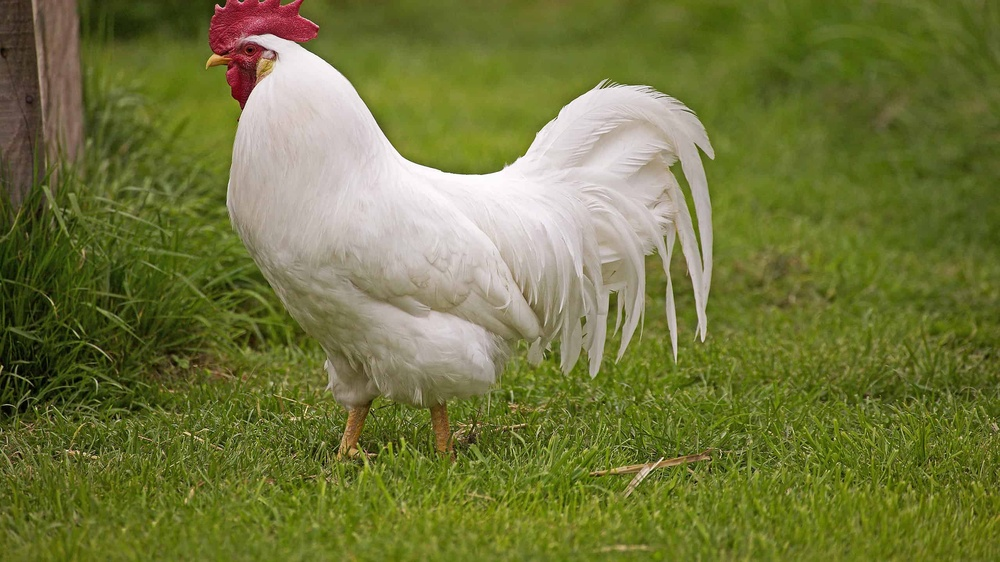
#> input picture Semestr V/Programowanie Zaawasowane II/PictureMachine/chicken4.jpg, 1000 x 562 px, shrunk from 2560 x 1439 before the run
$ python image_processing.py
#> lines starting #> are read from the running program, lines starting #| are printed output that depends on the picture
from hmac import new
import matplotlib.pyplot as plt
import cv2
import numpy as np


def show(title:str,val):
  cv2.imshow(title,val)
  cv2.waitKey(0)
  cv2.destroyAllWindows()
  pass

img = cv2.imread("./chicken4.jpg")
#> img is the input picture: shape (562, 1000, 3); mean B, G, R 60.7, 118.2, 113
print(img.shape)
#| (562, 1000, 3)
#cv2.imshow("kurczak",img)
blue = img[:,:,0]
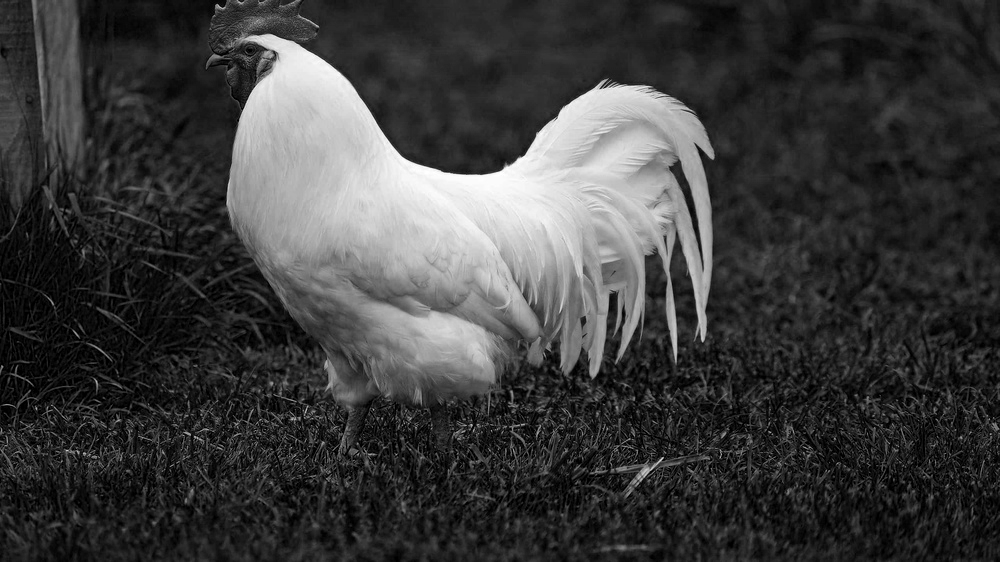
#> blue: shape (562, 1000); min 0, max 255, mean 60.7
green = img[:,:,1]
red = img[:,:,2]
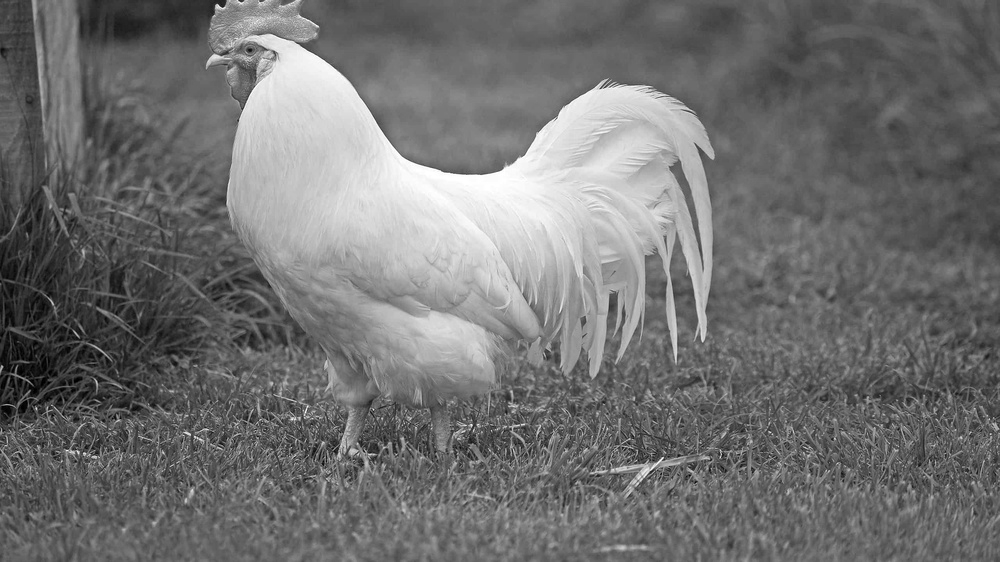
#> red: shape (562, 1000); min 0, max 255, mean 113

new_red = red.copy()
new_green = green.copy()
new_blue = blue.copy()

new_red[new_red<150] = 0
new_green[new_green<170] = 0
new_blue[new_blue<130] = 0
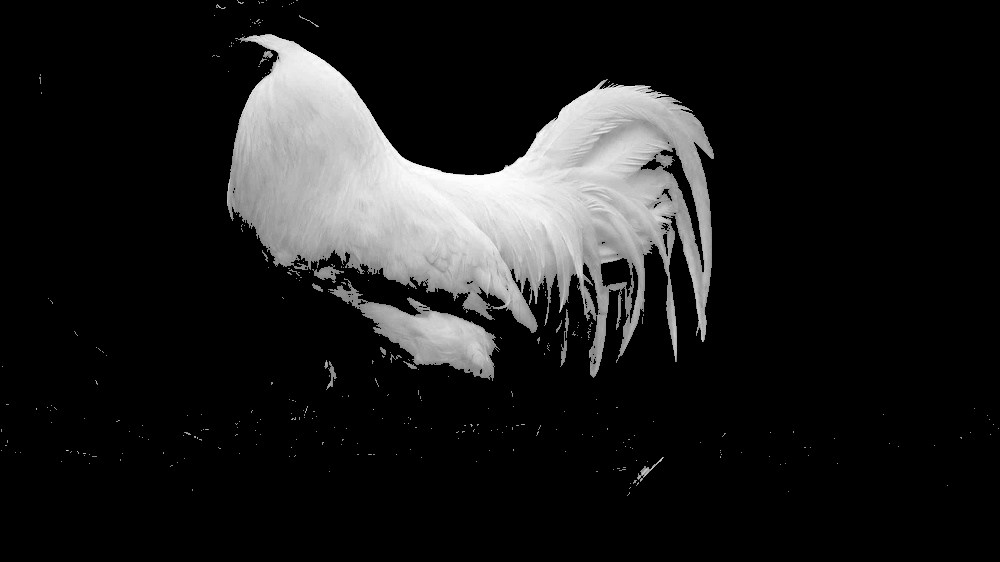
#> new_blue: shape (562, 1000); min 0, max 255, mean 29.3

print(red)
#> (printed output is left out)
# show("kurczak",new_red)
# show("kurczak",green)
# show("kurczak",blue)
show("kurczak",img)
img[:,:,2] = new_red
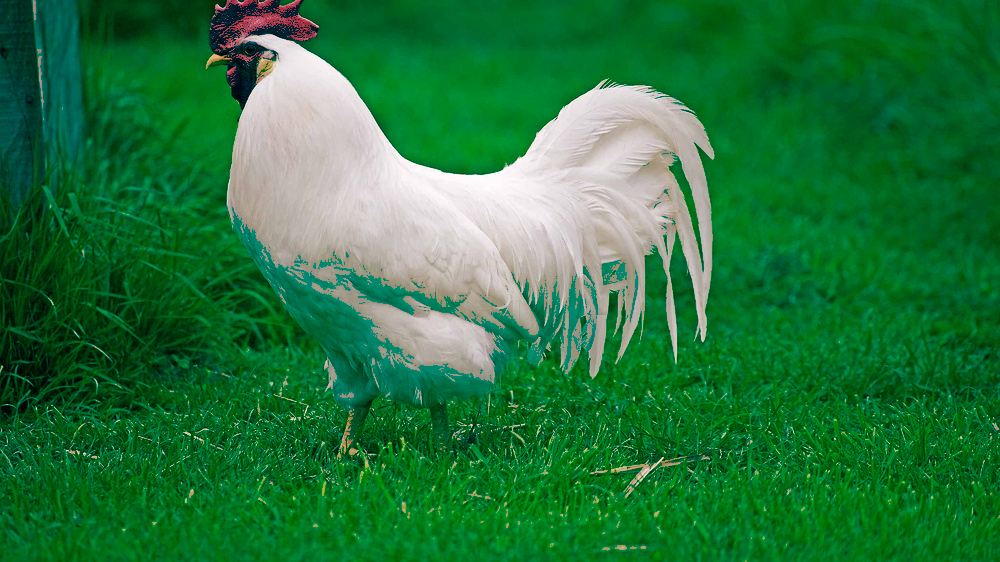
#> img: shape (562, 1000, 3); mean B, G, R 60.7, 118.2, 35.2
img[:,:,1] = new_green
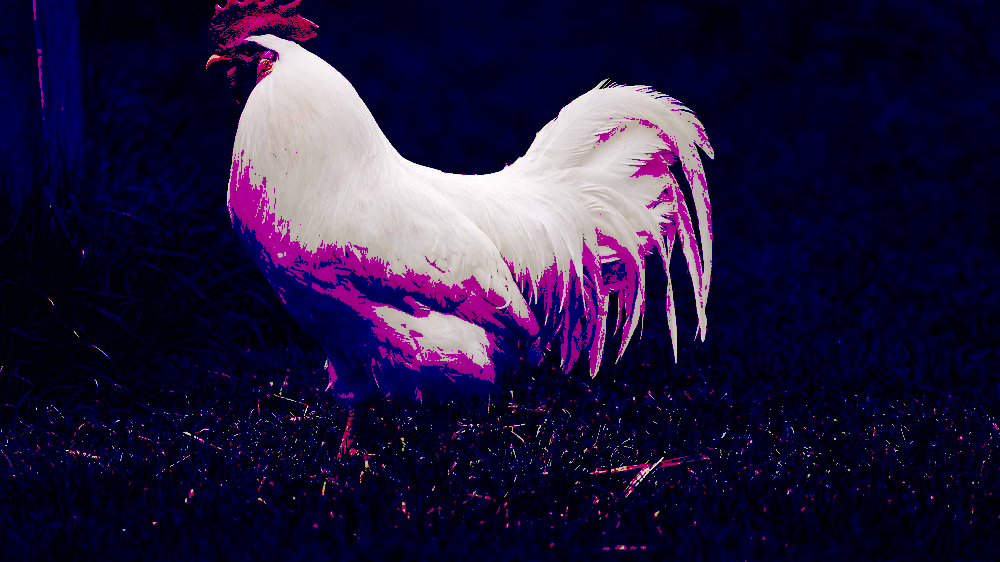
#> img: shape (562, 1000, 3); mean B, G, R 60.7, 26.1, 35.2
img[:,:,0] = new_blue
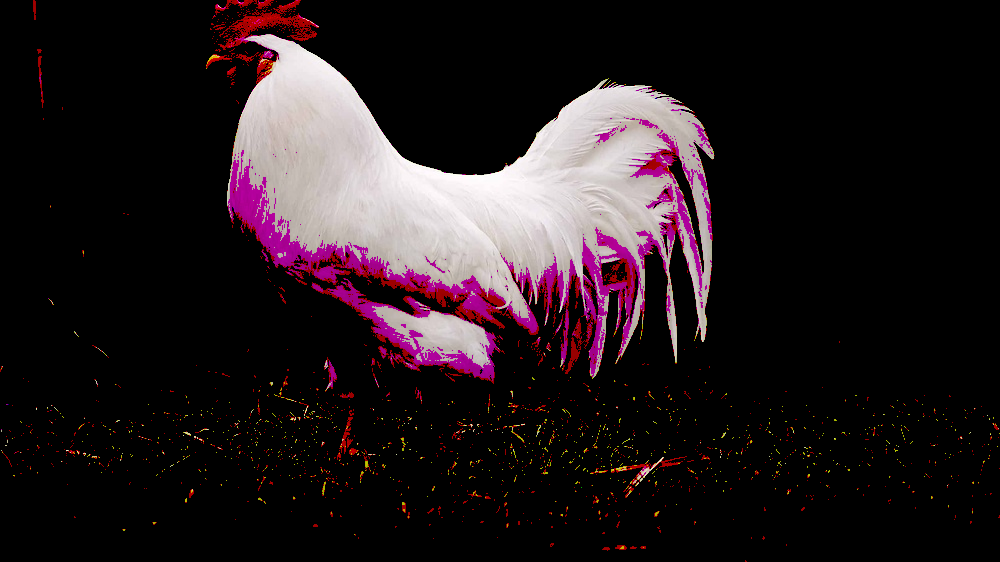
#> img: shape (562, 1000, 3); mean B, G, R 29.3, 26.1, 35.2
show("kurczak",img)
plt.plot(np.histogram(blue,bins=256,range=(0,255))[0],label="blue")
plt.plot(np.histogram(red,bins=256,range=(0,255))[0],label="red")
plt.plot(np.histogram(green,bins=256, range=(0,255))[0],label="green")
plt.legend()
plt.show()
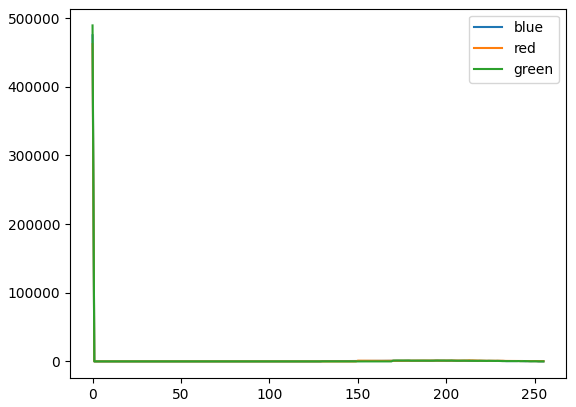
#> figure drawn by matplotlib, 1 panel; curve peaks at x = 0, y = 475088; curve peaks at x = 0, y = 462142; curve peaks at x = 0, y = 489471

$ run again, with Semestr V/Programowanie Zaawasowane II/PictureMachine/chicken1.jpg copied over Semestr V/Programowanie Zaawasowane II/PictureMachine/chicken4.jpg
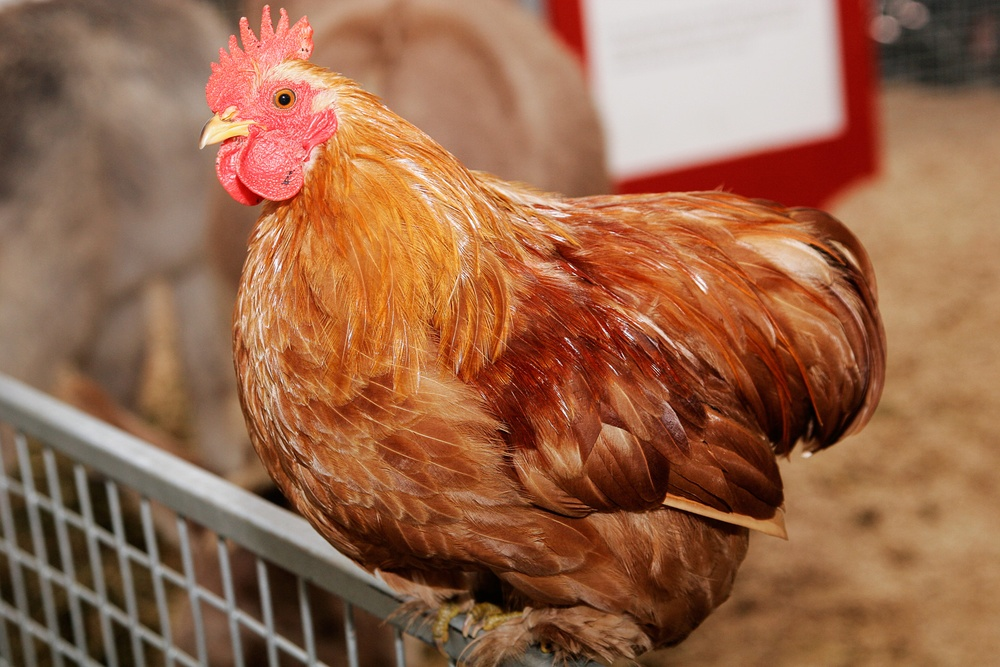
#> input picture Semestr V/Programowanie Zaawasowane II/PictureMachine/chicken1.jpg, 1000 x 667 px, shrunk from 1600 x 1067 before the run
#> img is the input picture: shape (667, 1000, 3); mean B, G, R 75.4, 103.9, 152.7
#| (667, 1000, 3)
#> (printed output is left out)
#> `img[:,:,0] = new_blue`:
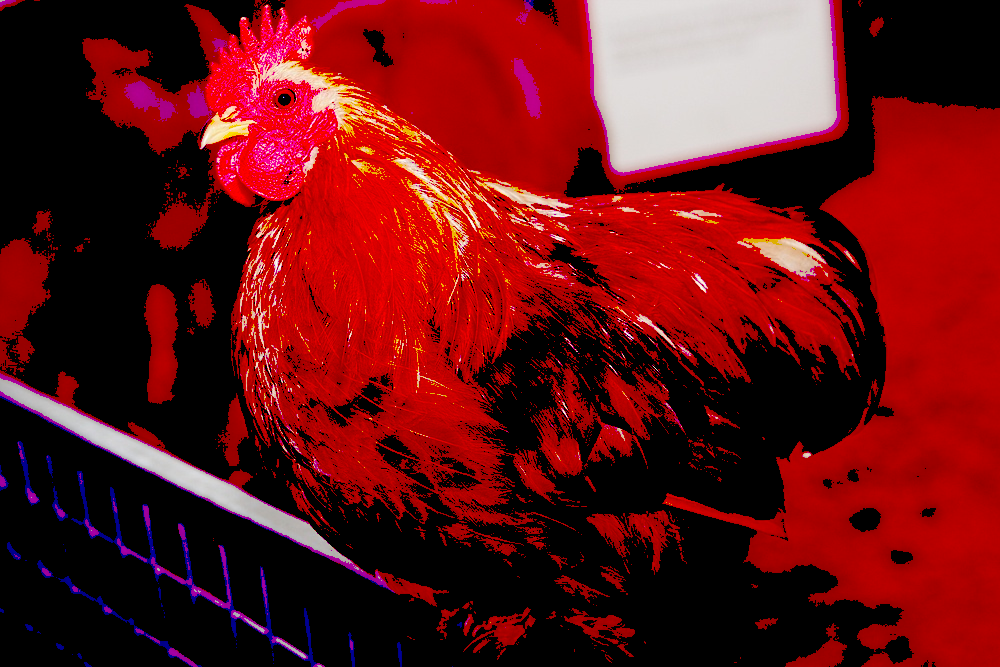
#> img: shape (667, 1000, 3); mean B, G, R 20.6, 18.3, 104.6
#> `plt.show()`:
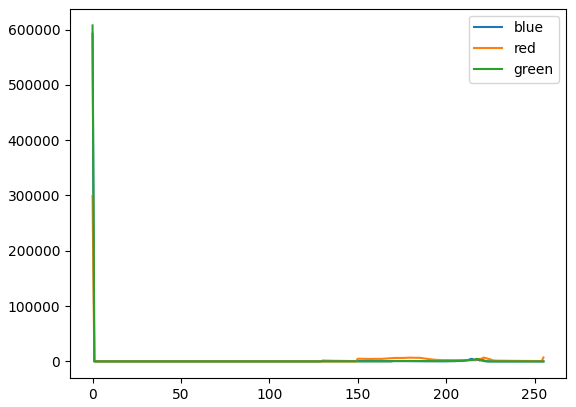
#> figure drawn by matplotlib, 1 panel; curve peaks at x = 0, y = 592459; curve peaks at x = 0, y = 298958; curve peaks at x = 0, y = 607467

$ run again, with Semestr V/Programowanie Zaawasowane II/PictureMachine/chicken2.jpg copied over Semestr V/Programowanie Zaawasowane II/PictureMachine/chicken4.jpg
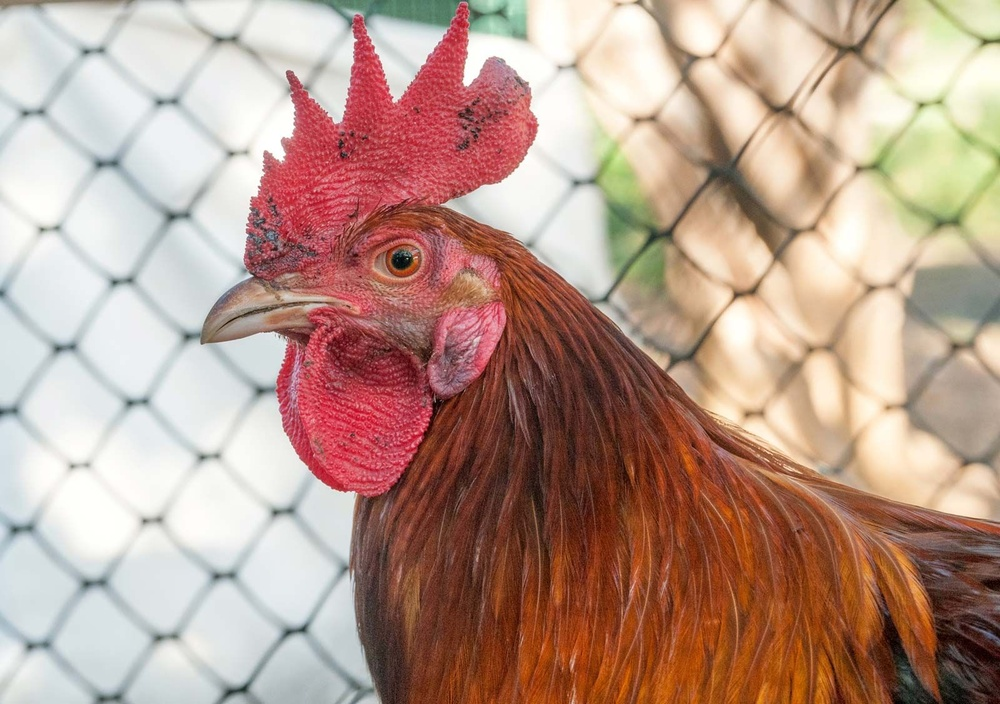
#> input picture Semestr V/Programowanie Zaawasowane II/PictureMachine/chicken2.jpg, 1000 x 704 px, shrunk from 1600 x 1127 before the run
#> img is the input picture: shape (704, 1000, 3); mean B, G, R 140.9, 155, 185.6
#| (704, 1000, 3)
#> (printed output is left out)
#> `img[:,:,0] = new_blue`:
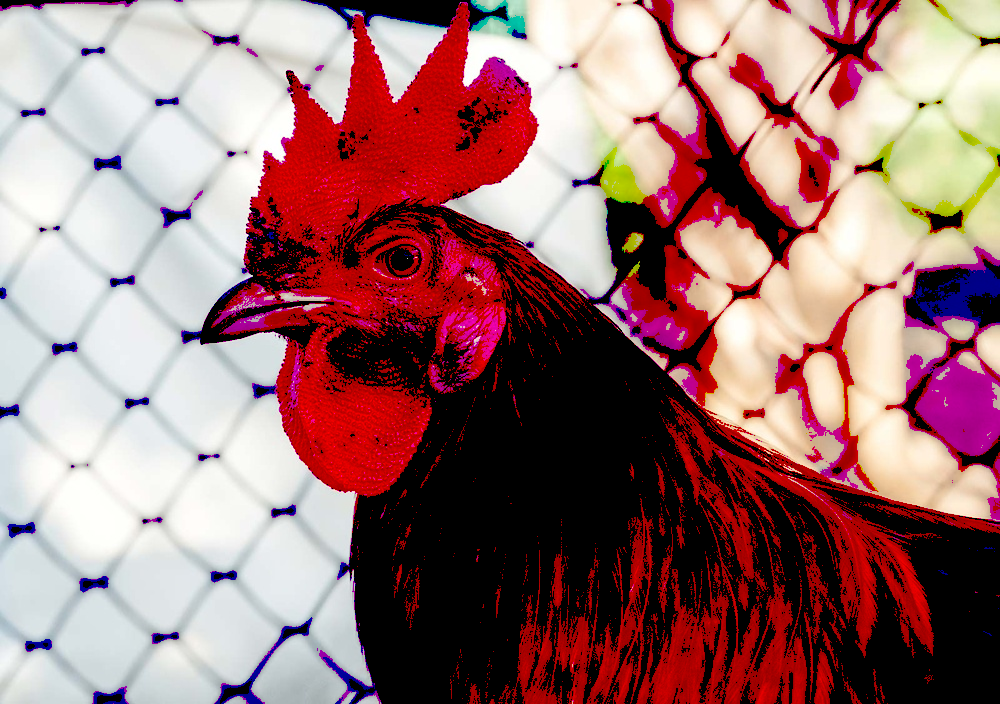
#> img: shape (704, 1000, 3); mean B, G, R 114.6, 114.6, 156.5
#> `plt.show()`:
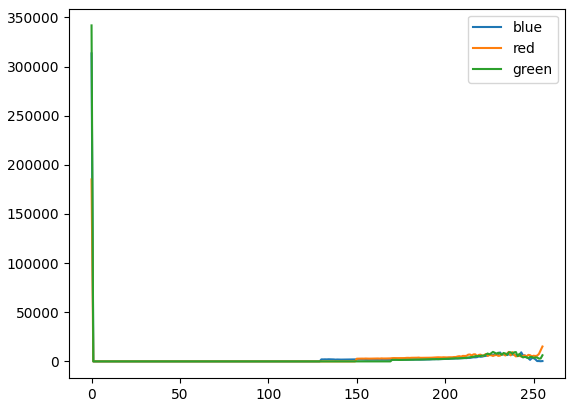
#> figure drawn by matplotlib, 1 panel; curve peaks at x = 0, y = 313370; curve peaks at x = 0, y = 185186; curve peaks at x = 0, y = 341875

$ run again, with Semestr V/Programowanie Zaawasowane II/PictureMachine/chicken3.jpg copied over Semestr V/Programowanie Zaawasowane II/PictureMachine/chicken4.jpg
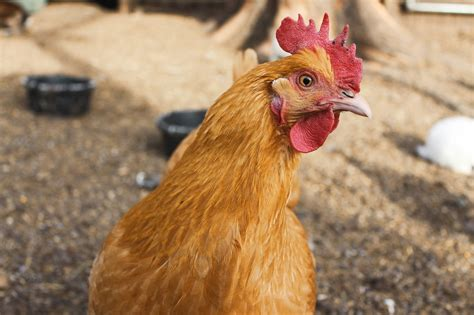
#> input picture Semestr V/Programowanie Zaawasowane II/PictureMachine/chicken3.jpg, 474 x 315 px
#> img is the input picture: shape (315, 474, 3); mean B, G, R 98.5, 131.9, 166.5
#| (315, 474, 3)
#> (printed output is left out)
#> `plt.show()`:
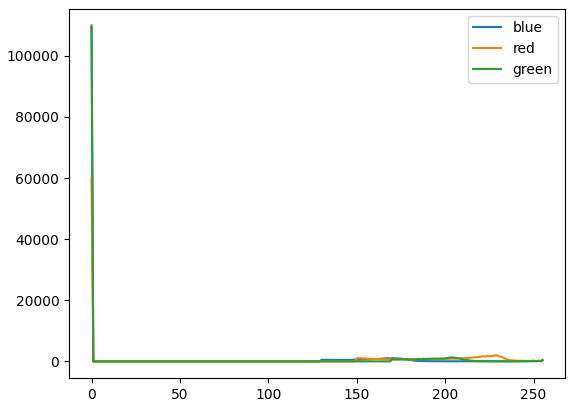
#> figure drawn by matplotlib, 1 panel; curve peaks at x = 0, y = 109426; curve peaks at x = 0, y = 60080; curve peaks at x = 0, y = 109974
